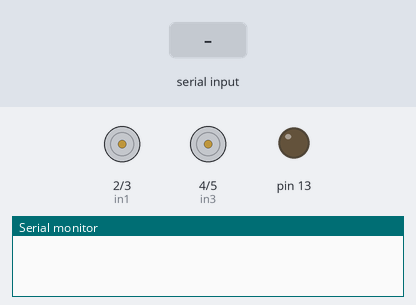
Simulated run of this sketch. Board: Arduino Uno, built with avr-gcc and run on an emulated ATmega328P. Shown: motor-driver pin pairs drawn as motors (green arrow = first pin HIGH = forward, orange = second pin HIGH = backward, longer = more drive, scaled by the enable pin), output pins drawn as LEDs (lit = HIGH), the last lines printed to the serial monitor. The test bench sets the inputs (shaded band).

Above: at 1.2 s.
1.3 s: "L" received over Serial
At 2.0 s:
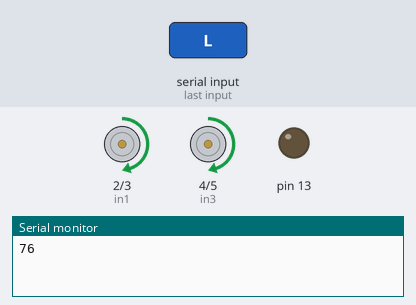
2.8 s: "R" received over Serial
At 3.2 s:
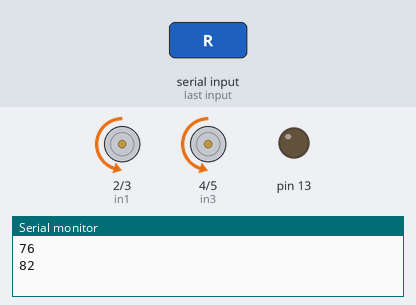
4.3 s: "F" received over Serial
At 5.5 s:
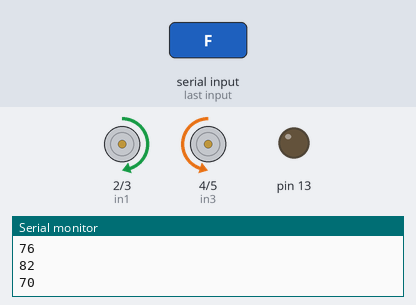
5.8 s: "B" received over Serial
At 6.6 s:
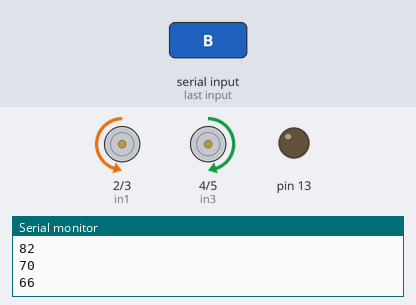
7.3 s: "S" received over Serial
At 7.8 s:
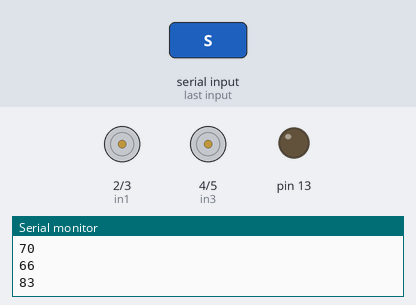
Timing chart, 0 to 9.8 s (numbered marks = the images above; inputs shaded):
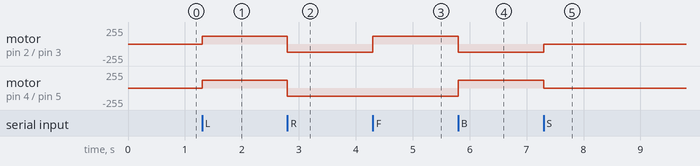

Measured:
- after the input at 1.3 s, motor on pin 2 (in1) / pin 3 (in2), motor on pin 4 (in3) / pin 5 (in4): stopped → forward 120/255 at once
- after the input at 2.8 s, motor on pin 2 (in1) / pin 3 (in2), motor on pin 4 (in3) / pin 5 (in4): forward 120/255 → backward 120/255 at once
- after the input at 4.3 s, motor on pin 2 (in1) / pin 3 (in2): backward 120/255 → forward 120/255 at once
- after the input at 5.8 s, motor on pin 2 (in1) / pin 3 (in2): forward 120/255 → backward 120/255 at once; motor on pin 4 (in3) / pin 5 (in4): backward 120/255 → forward 120/255 at once
- after the input at 7.3 s, motor on pin 2 (in1) / pin 3 (in2): backward 120/255 → stopped at once; motor on pin 4 (in3) / pin 5 (in4): forward 120/255 → stopped at once

The sketch:

MIT_Controlled_Bluetooth_Car_sketch_sep13a.ino
```cpp
const int led = 13;
int data;
const int in1 = 2;
const int in2 = 3;
const int in3 = 4;
const int in4 = 5;
const int enA = 6;
const int enB = 11;

void setup() {
  // put your setup code here, to run once:
  Serial.begin(9600);
  pinMode(13,OUTPUT);

  pinMode(in1, OUTPUT);
  pinMode(in2, OUTPUT);
  pinMode(in3, OUTPUT);
  pinMode(in4, OUTPUT);

  analogWrite(enA, 120);
  analogWrite(enB, 120);
}

void backward()
{
  digitalWrite(in1, LOW);
  digitalWrite(in2, HIGH);
  digitalWrite(in3, HIGH);
  digitalWrite(in4, LOW);
}
void forward()
{
  digitalWrite(in1, HIGH);
  digitalWrite(in2, LOW);
  digitalWrite(in3, LOW);
  digitalWrite(in4, HIGH);
}
void left(){
  digitalWrite(in1, HIGH);
  digitalWrite(in2, LOW);
  digitalWrite(in3, HIGH);
  digitalWrite(in4, LOW);
}
void right(){
  digitalWrite(in1, LOW);
  digitalWrite(in2, HIGH);
  digitalWrite(in3, LOW);
  digitalWrite(in4, HIGH);
}

void stop(){
  digitalWrite(in1, LOW);
  digitalWrite(in2, LOW);
  digitalWrite(in3, LOW);
  digitalWrite(in4, LOW);
}

void loop() {
  // put your main code here, to run repeatedly:
  while (Serial.available() > 0) {
    data = Serial.read();

    Serial.println(data); // prints the data send

    if (data == 'L') {
      left();
    }
    else if (data == 'R') {
      right();
    }
    else if (data == 'F') {
      forward();
    }
    else if (data == 'B') {
      backward();
    }
    else if (data == 'S') {
      stop();
    }
    else {
      // Optional: Handle unrecognized commands without stopping the motors
      Serial.println("Invalid Command Received");
    }
  }
}
```
